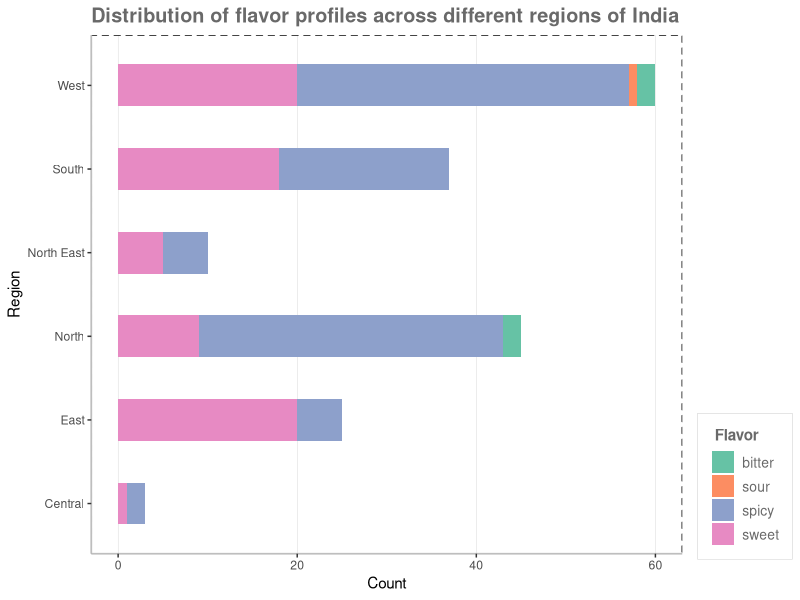
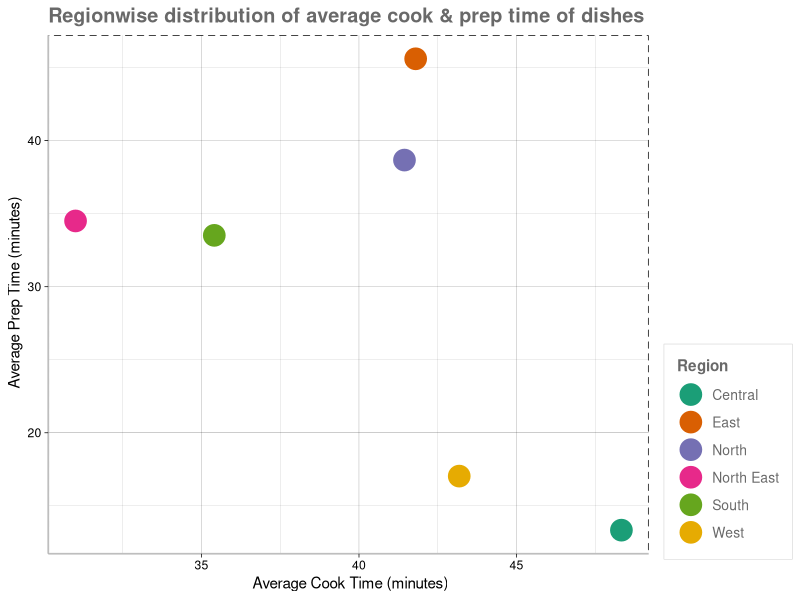
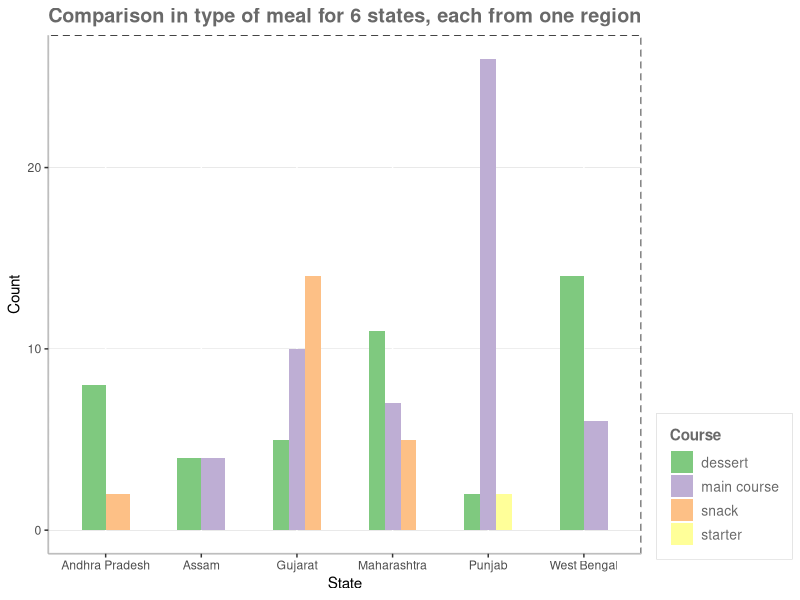
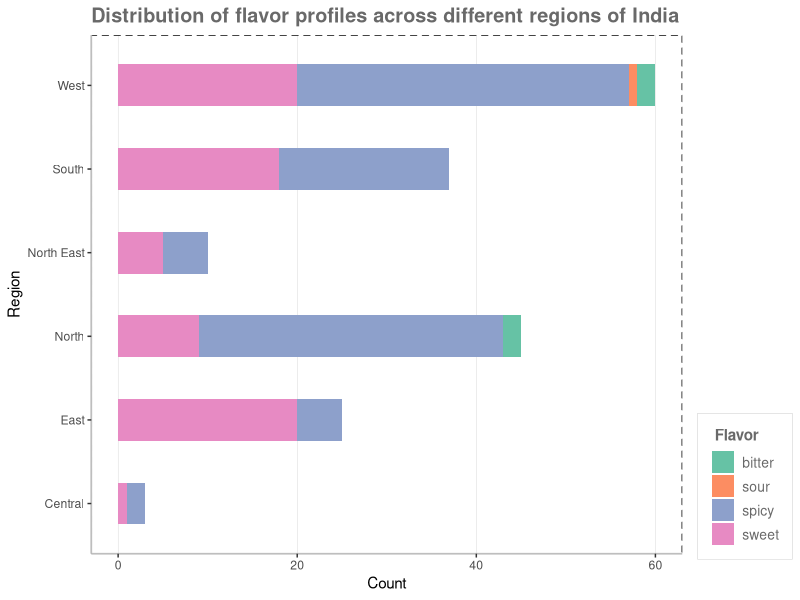
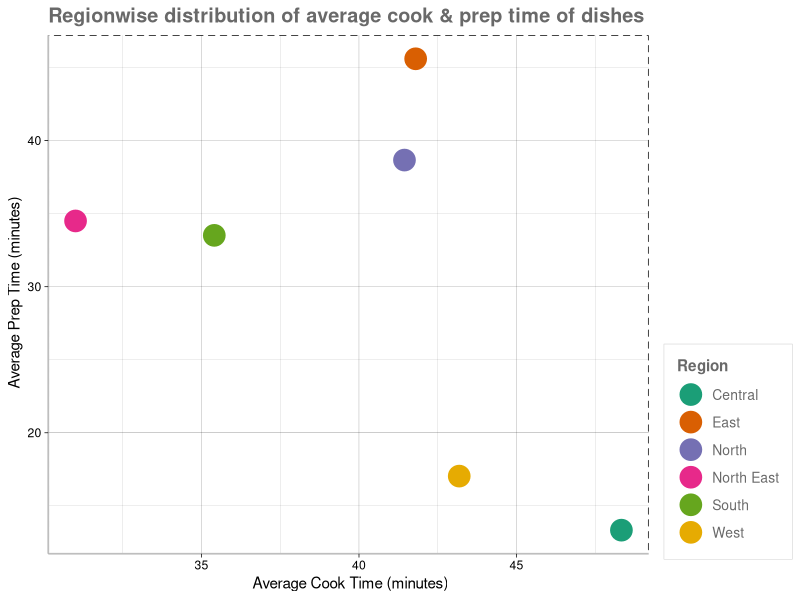
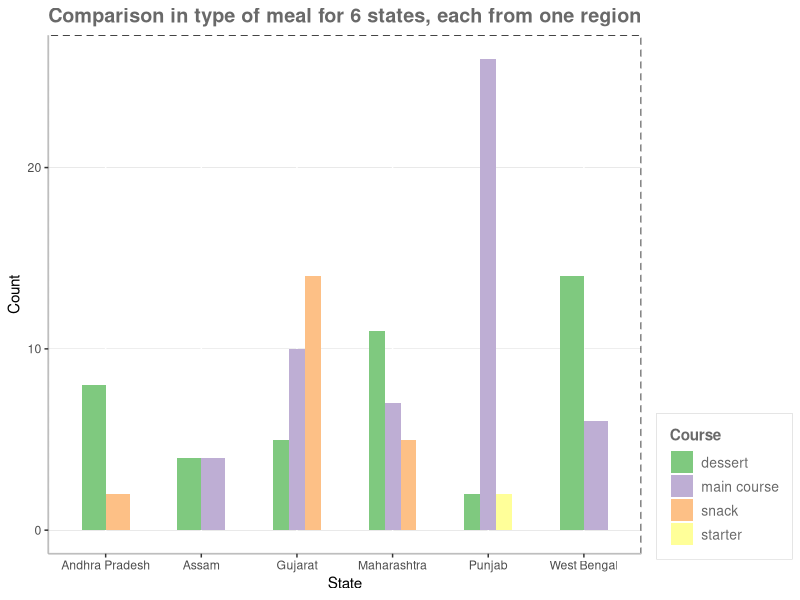

These charts were generated, in order, by the following R code: (Note: this script raises an error after producing the figures.)
## ---- chunk 1
knitr::opts_chunk$set(echo = TRUE)
## ---- chunk 2

install.packages("tidyverse")
library(tidyverse)
library(ggplot2)
library(dplyr)
library(RColorBrewer)

# Loading the data
indian.food <- read_csv("data/Indian_Food_Data.csv")
View(indian.food)

# Stacked bar chart

food.data <- indian.food %>% filter(state != "-1", flavor_profile != "-1", region != "-1", prep_time != "-1", cook_time != "-1")

ggplot(data = food.data, mapping = aes( x = region, fill = flavor_profile )) +
  geom_bar( width=0.5) +
  scale_fill_brewer(palette = "Set2") +
  labs(title = "Distribution of flavor profiles across different regions of India", x = "Region", y = "Count", fill = " Flavor") +
  theme(panel.background = element_rect(fill = "white"),
        axis.line = element_line( size = 0.6, color = "grey"),
        panel.border = element_rect(linetype = "dashed", fill = NA),
        legend.text = element_text(size = 10, color = "#696969" ),
        legend.title = element_text(face = "bold", color= "#696969"),
        plot.title = element_text(size = rel(1.3), color = "#696969", face = "bold"),
        panel.grid.major.x = element_line(size = 0.1, color = "grey"),
        legend.box.background = element_rect(color = "lightgrey", size = 0.2),
        legend.box.margin = margin(4,4,4,4),
        legend.justification = "bottom") +
  coord_flip()

ggsave("flavor_regions.png", width = 10)
        
## ---- chunk 3

p1 <- food.data %>% 
      group_by(region) %>% 
      summarize(average.cook.time = mean(cook_time, na.rm = TRUE), average.prep.time = mean(prep_time, na.rm = TRUE)) %>%
      ggplot(mapping = aes(x = average.cook.time, y = average.prep.time)) +
      geom_point(mapping = aes(color = region), size = 7) +
      labs(title = "Regionwise distribution of average cook & prep time of dishes", x = " Average Cook Time (minutes)", y = " Average Prep Time (minutes)", color = "Region") + 
      theme_linedraw() +
      theme(
        panel.background = element_rect(fill = "white"),
        panel.border = element_rect(linetype = "dashed", fill = NA),
        axis.line = element_line( size = 0.6, color = "grey"),
        legend.text = element_text(size = 10, color = "#696969" ),
        legend.title = element_text(face = "bold", color= "#696969"),
        plot.title = element_text(size = rel(1.3), color = "#696969", face = "bold"),
        legend.box.background = element_rect(color = "lightgrey", size = 0.2),
        legend.box.margin = margin(4,4,4,4),
        legend.justification = "bottom")
    
  p1 + scale_color_brewer(palette = "Dark2") 
  ggsave("cooktime_regions.png", width = 10)

## ---- chunk 4

p2 <- food.data %>% 
  select(state, course) %>%
  filter(state %in% c('Gujarat','Andhra Pradesh', 'Punjab', 'West Bengal', 'Maharashtra', 'Assam')) %>%
  ggplot(mapping = aes(x= state, fill = course)) +
  geom_bar(width = 0.5, position = 'dodge') + 
  labs(title = "Comparison in type of meal for 6 states, each from one region", x = "State", y = "Count", fill = "Course") +
  theme(panel.background = element_rect(fill = "white"),
        panel.border = element_rect(linetype = "dashed", fill = NA),
        axis.line = element_line( size = 0.6, color = "grey"),
        panel.grid.major.y = element_line(size = 0.1, color = "grey"),
        legend.text = element_text(size = 10, color = "#696969" ),
        legend.title = element_text(face = "bold", color= "#696969"),
        plot.title = element_text(size = rel(1.3), color = "#696969", face = "bold"),
        legend.box.background = element_rect(color = "lightgrey", size = 0.2),
        legend.box.margin = margin(4,4,4,4),
        legend.justification = "bottom") 


p2 + scale_fill_brewer(palette = "Accent") 

ggsave("courses_states.png", width = 10)
  
## ---- chunk 5

# food.data %>%
# filter(ingredients %in% c('garam masala', 'garam masala powder', 'green chillies', 'chili powder', 'chili', 'chillies', 'red chilli' , 'green chili', 'black pepper'))


# food.data %>%
# filter(stringr::str_detect(ingredients, 'green chillies|chili powder|garam masala|garam masala powder|chili|chillies|red chilli|green chili|black pepper'))



food.data %>%
  select(cook_time, diet, flavor_profile, region) %>%
  filter(flavor_profile %in% "spicy") 

  ggplot(mapping = aes( x = region, y = cook_time, fill = diet)) +
  geom_bar(stat = 'identity', width = 0.4) +
  facet_wrap(~diet) +
  labs(title = "Cook time for spicy dishes region-wise", y = "Cook Time (minutes)", x = "Region", fill = "Diet", Facet = "Non Vegetarian", "Vegetarian") +
  scale_fill_manual(values = c("#e60000", "#009900")) +
  coord_flip() +
   theme(panel.background = element_rect(fill = "white"),
        panel.border = element_rect(color = "lightgrey", fill = NA),
        axis.line = element_line( size = 0.6, color = "grey"),
        panel.grid.major.x = element_line(size = 0.1, color = "grey"),
        panel.spacing = unit(1, "lines"),
        strip.text.x = element_text(colour = "#696969", face = "bold"),
        legend.text = element_text(size = 10, color = "#696969" ),
        legend.title = element_text(face = "bold", color= "#696969"),
        plot.title = element_text(size = rel(1.3), color = "#696969", face = "bold"),
        legend.box.background = element_rect(color = "lightgrey", size = 0.2),
        legend.box.margin = margin(4,4,4,4),
        legend.justification = "bottom") 
ggsave("cooktime_spicy_nvv.png", width = 10)

## ---- chunk 6

# Finding the count for each category
p3 <- food.data %>%
  select(flavor_profile, diet) %>%
  filter(diet %in% "vegetarian") %>%
  group_by(flavor_profile) %>%
  summarize(count = n())
p3 

# Grouping for the pie chart
fnl <- data.frame(
  group= p3[["flavor_profile"]],
  value= p3[["count"]]
)
fnl

# Basic piechart
ggplot(fnl, aes(x = "", y=value, fill=group)) +
  geom_bar(stat="identity", width=1, color="white") +
  coord_polar("y", start=0) +
  labs(title = "Flavor distribution for Vegetarian Diet",fill = "Flavor") +
  scale_fill_brewer(palette = "Pastel1") +
  theme_void()
  
ggsave("flavors_veg.png", width = 15)
  
## ---- chunk 7


# Finding the count for each category
p3 <- food.data %>%
  select(flavor_profile, diet) %>%
  filter(diet %in% "non vegetarian") %>%
  group_by(flavor_profile) %>%
  summarize(count = n())
p3 

# Grouping for the pie chart
fnl <- data.frame(
  group= p3[["flavor_profile"]],
  value= p3[["count"]]
)
fnl

# Basic piechart
ggplot(fnl, aes(x = "", y=value, fill=group)) +
  geom_bar(stat="identity", width=1) +
  coord_polar("y", start=0) +
  labs(title = "Flavor distribution for Non-Vegetarian Diet",fill = "Flavor") +
  scale_fill_brewer(palette = "Pastel1") +
  theme_void()
  
ggsave("flavors_non-veg.png", width = 15)
  
## ---- chunk 8
# Finding the count for each category
p5 <- food.data %>%
  select(cook_time, course) %>%
  group_by(course) %>%
  summarize(average.cook.time = mean(cook_time))
p5 

# Grouping for the pie chart
fnl1 <- data.frame(
  group= p5[["course"]],
  value= p5[["average.cook.time"]]
)
fnl1

# Basic piechart
ggplot(fnl1, aes(x = "", y=value, fill=group)) +
  geom_bar(stat="identity", width=1) +
  coord_polar("y", start=0) +
  labs(title = "Cook time for all the courses",fill = "Course") +
  scale_fill_brewer(palette = "Reds") +
  theme_void()
ggsave("cooktime_courses.png", width = 10)
## ---- chunk 9
# Finding the count for each category
p6 <- food.data %>%
  select(cook_time, state) %>%
  filter(state %in% c ('Gujarat', 'Andhra Pradesh', 'Assam', 'West Bengal', 'Maharashtra', 'Punjab')) %>%
  group_by(state) %>%
  summarize(average.cook.time = mean(cook_time))
p6 

# Grouping for the pie chart
fnl2 <- data.frame(
  group= p6[["state"]],
  value= p6[["average.cook.time"]]
)
fnl2

# Basic piechart
ggplot(fnl2, aes(x = "", y=value, fill=group)) +
  geom_bar(stat="identity", width=1) +
  coord_polar("y", start=0) +
  labs(title = "Cook time for 6 states, each from one region",fill = "State") +
  scale_fill_brewer(palette = "Set3") +
  theme_void()
ggsave("cook_time_states.png", width = 10)
